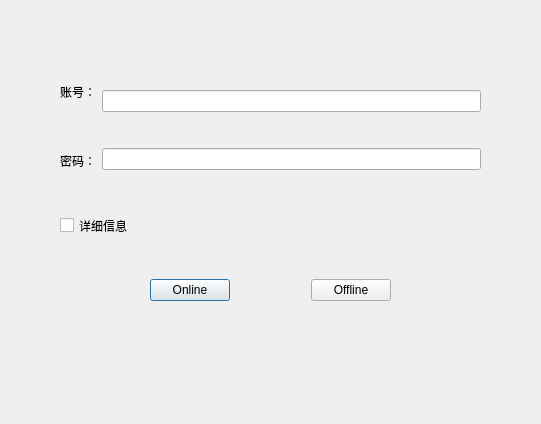
<?xml version="1.0" encoding="UTF-8"?>
<ui version="4.0">
 <class>Dialog</class>
 <widget class="QDialog" name="Dialog">
  <property name="geometry">
   <rect>
    <x>0</x>
    <y>0</y>
    <width>541</width>
    <height>424</height>
   </rect>
  </property>
  <property name="windowTitle">
   <string>Dialog</string>
  </property>
  <widget class="QCheckBox" name="checkBox">
   <property name="geometry">
    <rect>
     <x>60</x>
     <y>210</y>
     <width>181</width>
     <height>31</height>
    </rect>
   </property>
   <property name="text">
    <string>详细信息</string>
   </property>
  </widget>
  <widget class="QWidget" name="horizontalLayoutWidget">
   <property name="geometry">
    <rect>
     <x>60</x>
     <y>60</y>
     <width>421</width>
     <height>141</height>
    </rect>
   </property>
   <layout class="QHBoxLayout" name="horizontalLayout">
    <item>
     <layout class="QVBoxLayout" name="verticalLayout_2">
      <property name="bottomMargin">
       <number>9</number>
      </property>
      <item>
       <widget class="QLabel" name="label">
        <property name="text">
         <string>账号：</string>
        </property>
       </widget>
      </item>
      <item>
       <widget class="QLabel" name="label_2">
        <property name="text">
         <string>密码：</string>
        </property>
       </widget>
      </item>
     </layout>
    </item>
    <item>
     <layout class="QVBoxLayout" name="verticalLayout">
      <item>
       <widget class="QLineEdit" name="InputAccount"/>
      </item>
      <item>
       <widget class="QLineEdit" name="InputPassword"/>
      </item>
     </layout>
    </item>
   </layout>
  </widget>
  <widget class="QWidget" name="horizontalLayoutWidget_2">
   <property name="geometry">
    <rect>
     <x>150</x>
     <y>240</y>
     <width>241</width>
     <height>101</height>
    </rect>
   </property>
   <layout class="QHBoxLayout" name="horizontalLayout_2">
    <item>
     <widget class="QPushButton" name="Online">
      <property name="text">
       <string>Online</string>
      </property>
     </widget>
    </item>
    <item>
     <spacer name="horizontalSpacer">
      <property name="orientation">
       <enum>Qt::Horizontal</enum>
      </property>
      <property name="sizeHint" stdset="0">
       <size>
        <width>40</width>
        <height>20</height>
       </size>
      </property>
     </spacer>
    </item>
    <item>
     <widget class="QPushButton" name="Offline">
      <property name="text">
       <string>Offline</string>
      </property>
     </widget>
    </item>
   </layout>
  </widget>
 </widget>
 <resources/>
 <connections/>
</ui>
